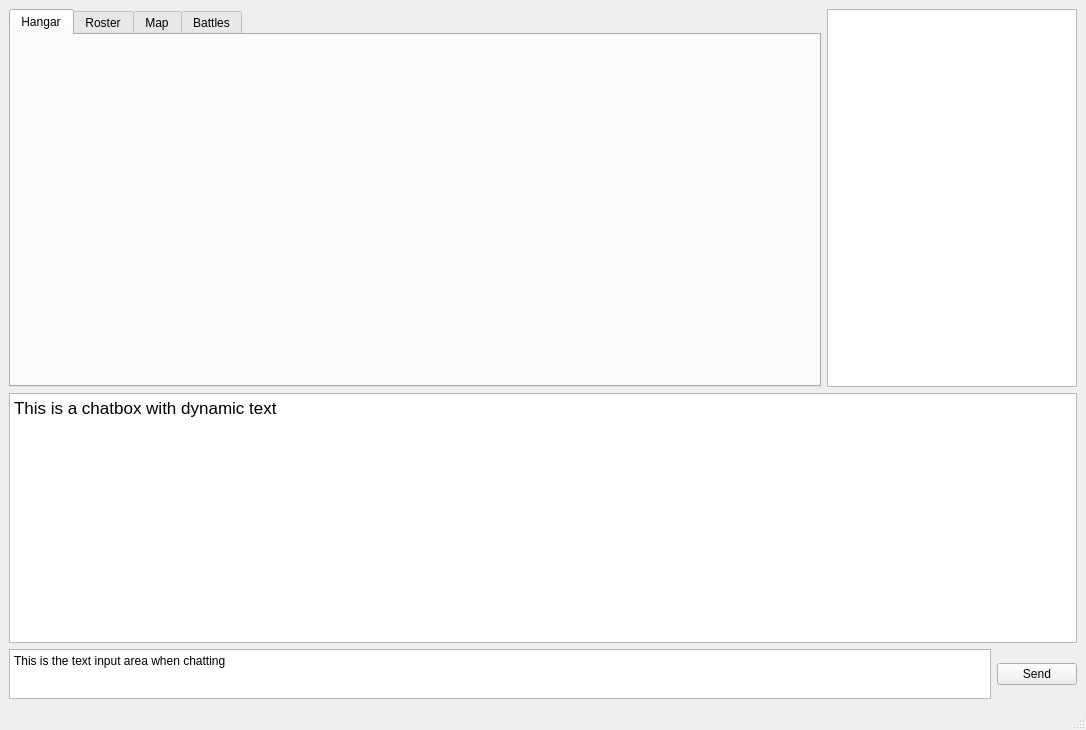
<?xml version="1.0" encoding="UTF-8"?>
<ui version="4.0">
 <class>MainWindow</class>
 <widget class="QMainWindow" name="MainWindow">
  <property name="geometry">
   <rect>
    <x>0</x>
    <y>0</y>
    <width>1086</width>
    <height>730</height>
   </rect>
  </property>
  <property name="sizePolicy">
   <sizepolicy hsizetype="Preferred" vsizetype="Preferred">
    <horstretch>6</horstretch>
    <verstretch>0</verstretch>
   </sizepolicy>
  </property>
  <property name="windowTitle">
   <string>MainWindow</string>
  </property>
  <widget class="QWidget" name="centralwidget">
   <layout class="QGridLayout" name="gridLayout_5">
    <item row="0" column="0">
     <layout class="QGridLayout" name="gridLayout_3">
      <property name="sizeConstraint">
       <enum>QLayout::SetDefaultConstraint</enum>
      </property>
      <item row="0" column="0">
       <layout class="QGridLayout" name="gridLayout_7">
        <property name="sizeConstraint">
         <enum>QLayout::SetNoConstraint</enum>
        </property>
        <item row="0" column="0">
         <widget class="QTabWidget" name="mainTabsArea">
          <property name="layoutDirection">
           <enum>Qt::LeftToRight</enum>
          </property>
          <property name="tabPosition">
           <enum>QTabWidget::North</enum>
          </property>
          <property name="tabShape">
           <enum>QTabWidget::Rounded</enum>
          </property>
          <property name="currentIndex">
           <number>0</number>
          </property>
          <property name="usesScrollButtons">
           <bool>false</bool>
          </property>
          <widget class="QWidget" name="hangarTab">
           <attribute name="title">
            <string>Hangar</string>
           </attribute>
           <widget class="QWidget" name="gridLayoutWidget">
            <property name="geometry">
             <rect>
              <x>0</x>
              <y>0</y>
              <width>781</width>
              <height>281</height>
             </rect>
            </property>
            <layout class="QGridLayout" name="gridLayout"/>
           </widget>
          </widget>
          <widget class="QWidget" name="rosterTab">
           <attribute name="title">
            <string>Roster</string>
           </attribute>
           <layout class="QGridLayout" name="gridLayout_4">
            <item row="0" column="0">
             <layout class="QGridLayout" name="gridLayout_2"/>
            </item>
           </layout>
          </widget>
          <widget class="QWidget" name="mapTab">
           <attribute name="title">
            <string>Map</string>
           </attribute>
          </widget>
          <widget class="QWidget" name="battleTab">
           <attribute name="title">
            <string>Battles</string>
           </attribute>
           <widget class="QListView" name="listView">
            <property name="geometry">
             <rect>
              <x>0</x>
              <y>0</y>
              <width>801</width>
              <height>301</height>
             </rect>
            </property>
           </widget>
          </widget>
         </widget>
        </item>
        <item row="0" column="1">
         <widget class="QListView" name="playerListArea">
          <property name="maximumSize">
           <size>
            <width>250</width>
            <height>16777215</height>
           </size>
          </property>
         </widget>
        </item>
       </layout>
      </item>
      <item row="1" column="0">
       <layout class="QGridLayout" name="gridLayout_6">
        <item row="1" column="0">
         <widget class="QTextBrowser" name="chatOutputArea">
          <property name="maximumSize">
           <size>
            <width>16777215</width>
            <height>250</height>
           </size>
          </property>
          <property name="html">
           <string>&lt;!DOCTYPE HTML PUBLIC &quot;-//W3C//DTD HTML 4.0//EN&quot; &quot;http://www.w3.org/TR/REC-html40/strict.dtd&quot;&gt;
&lt;html&gt;&lt;head&gt;&lt;meta name=&quot;qrichtext&quot; content=&quot;1&quot; /&gt;&lt;meta charset=&quot;utf-8&quot; /&gt;&lt;style type=&quot;text/css&quot;&gt;
p, li { white-space: pre-wrap; }
hr { height: 1px; border-width: 0; }
li.unchecked::marker { content: &quot;\2610&quot;; }
li.checked::marker { content: &quot;\2612&quot;; }
&lt;/style&gt;&lt;/head&gt;&lt;body style=&quot; font-family:'.AppleSystemUIFont'; font-size:13pt; font-weight:400; font-style:normal;&quot;&gt;
&lt;p style=&quot; margin-top:0px; margin-bottom:0px; margin-left:0px; margin-right:0px; -qt-block-indent:0; text-indent:0px;&quot;&gt;This is a chatbox with dynamic text&lt;/p&gt;&lt;/body&gt;&lt;/html&gt;</string>
          </property>
         </widget>
        </item>
        <item row="2" column="0">
         <layout class="QGridLayout" name="gridLayout_8">
          <item row="0" column="0">
           <widget class="QPlainTextEdit" name="chatIputArea">
            <property name="maximumSize">
             <size>
              <width>16777215</width>
              <height>50</height>
             </size>
            </property>
            <property name="plainText">
             <string>This is the text input area when chatting</string>
            </property>
           </widget>
          </item>
          <item row="0" column="1">
           <widget class="QPushButton" name="pushButton">
            <property name="text">
             <string>Send</string>
            </property>
           </widget>
          </item>
         </layout>
        </item>
       </layout>
      </item>
     </layout>
    </item>
   </layout>
  </widget>
  <widget class="QMenuBar" name="menubar">
   <property name="geometry">
    <rect>
     <x>0</x>
     <y>0</y>
     <width>1086</width>
     <height>37</height>
    </rect>
   </property>
  </widget>
  <widget class="QStatusBar" name="statusbar"/>
 </widget>
 <resources/>
 <connections/>
</ui>
